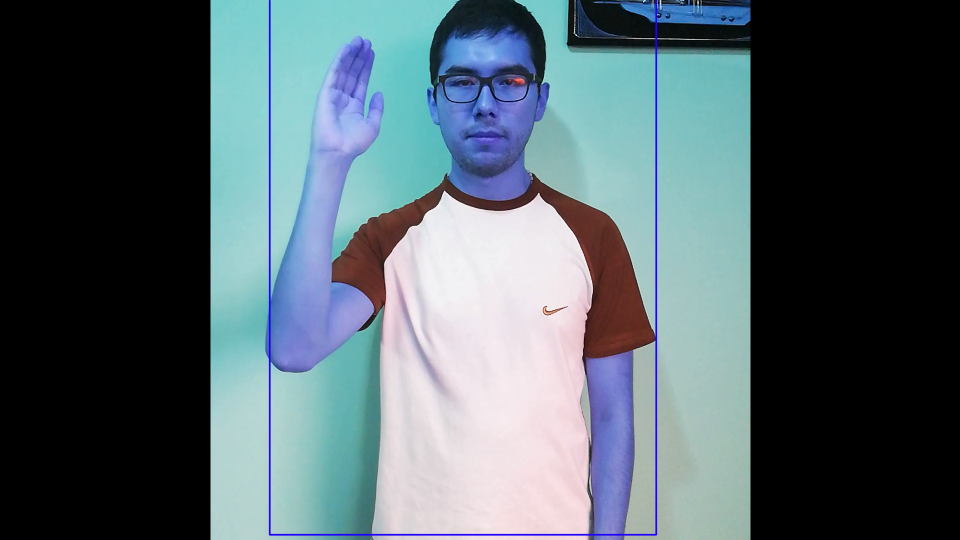
#> input picture PersonDetector/PersonDetector/.png, 1920 x 1080 px (shown at 1/2 size)
$ python -i videoProcessing.py   (imports and definitions only)
#> lines starting #> are read from the running program, lines starting #| are printed output that depends on the picture; after the words box and inside, x2 and y2 are one past the last pixel; in counts of white or black regions, pixels touching at a corner belong together
import numpy as np
import cv2

class EdgeDetector:

    def getEdges(self, imageName):
        # Cargamos la imagen
#> called with imageName = '.png'
        original = cv2.imread(imageName)
#> original is the input picture: shape (1080, 1920, 3); mean B, G, R 105.6, 98.8, 83.5

        # Convertimos a escala de grises
        gris = cv2.cvtColor(original, cv2.COLOR_BGR2GRAY)
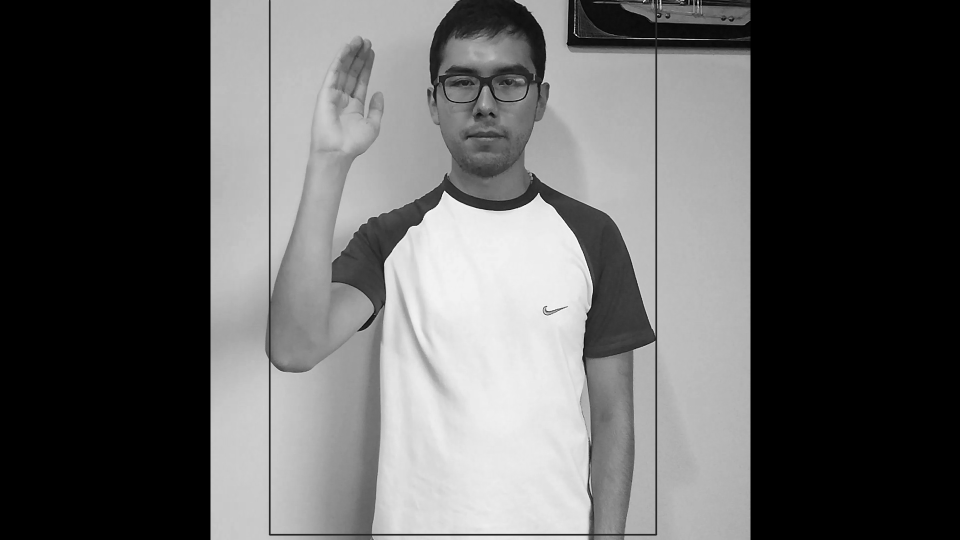
#> gris: shape (1080, 1920) (shown at 1/2 size); min 0, max 255, mean 95

        # Aplicar suavizado Gaussiano
        gauss = cv2.GaussianBlur(gris, (5 ,5), 0)

        # Detectamos los bordes con Canny
        canny = cv2.Canny(gauss, 50, 150)
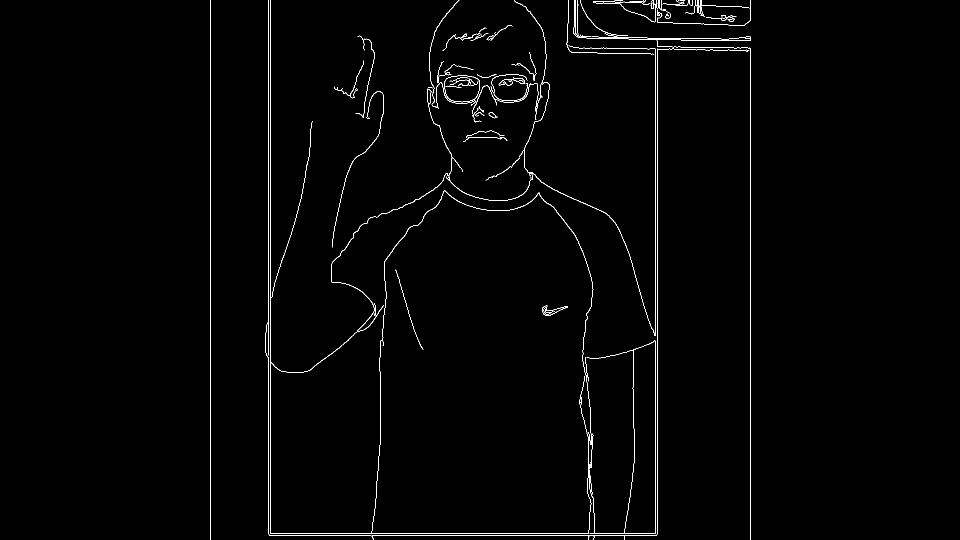
#> canny: shape (1080, 1920) (shown at 1/2 size); 1% white in thin lines or dots, all inside (x1, y1, x2, y2) = (420, 0, 1502, 1080)

        #cv2.imshow("canny", canny)

        newimg = cv2.resize(canny, (50,50))
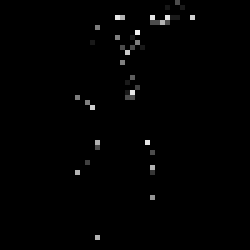
#> newimg: shape (50, 50) (shown 5 times larger); min 0, max 242, mean 2.1

        cv2.waitKey(0)
        cv2. imwrite ("Final" + imageName, newimg)


        ## Buscamos los contornos
        #(contornos,_) = cv2.findContours(canny.copy(), cv2.RETR_EXTERNAL, cv2.CHAIN_APPROX_SIMPLE)
        #
        ## Mostramos el número de monedas por consola
        #print("He encontrado {} objetos".format(len(contornos)))
        #
        #cv2.drawContours(original,contornos,-1,(0,0,255), 2)
        #cv2.imshow("contornos", original)


>>> result = EdgeDetector().getEdges('.png')
